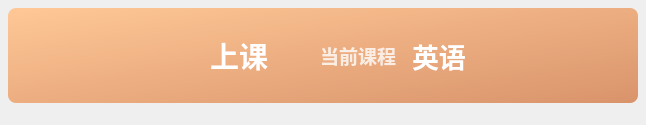
<?xml version="1.0" encoding="UTF-8"?>
<ui version="4.0">
 <class>Form</class>
 <widget class="QWidget" name="Form">
  <property name="geometry">
   <rect>
    <x>0</x>
    <y>0</y>
    <width>646</width>
    <height>125</height>
   </rect>
  </property>
  <property name="minimumSize">
   <size>
    <width>0</width>
    <height>0</height>
   </size>
  </property>
  <property name="maximumSize">
   <size>
    <width>16777215</width>
    <height>65536</height>
   </size>
  </property>
  <property name="windowTitle">
   <string>Form</string>
  </property>
  <layout class="QHBoxLayout" name="horizontalLayout">
   <property name="leftMargin">
    <number>8</number>
   </property>
   <property name="topMargin">
    <number>8</number>
   </property>
   <property name="rightMargin">
    <number>8</number>
   </property>
   <property name="bottomMargin">
    <number>22</number>
   </property>
   <item>
    <widget class="QFrame" name="backgnd">
     <property name="styleSheet">
      <string notr="true">border: none;
color: rgba(255, 255, 255, 255); 
font-weight: bold; 
border-radius: 8px; 
background-color: qlineargradient(spread:pad, x1:0, y1:0, x2:1, y2:1, stop:0 rgba(255, 200, 150, 255), stop:1 rgba(217, 147, 107, 255));</string>
     </property>
     <property name="frameShape">
      <enum>QFrame::StyledPanel</enum>
     </property>
     <property name="frameShadow">
      <enum>QFrame::Raised</enum>
     </property>
     <layout class="QHBoxLayout" name="horizontalLayout_3">
      <property name="spacing">
       <number>0</number>
      </property>
      <property name="leftMargin">
       <number>0</number>
      </property>
      <property name="topMargin">
       <number>0</number>
      </property>
      <property name="rightMargin">
       <number>0</number>
      </property>
      <property name="bottomMargin">
       <number>0</number>
      </property>
      <item>
       <layout class="QHBoxLayout" name="horizontalLayout_2">
        <property name="spacing">
         <number>52</number>
        </property>
        <item>
         <spacer name="horizontalSpacer">
          <property name="orientation">
           <enum>Qt::Horizontal</enum>
          </property>
          <property name="sizeHint" stdset="0">
           <size>
            <width>40</width>
            <height>20</height>
           </size>
          </property>
         </spacer>
        </item>
        <item>
         <layout class="QHBoxLayout" name="horizontalLayout_4">
          <property name="spacing">
           <number>23</number>
          </property>
          <item>
           <widget class="QLabel" name="icon">
            <property name="styleSheet">
             <string notr="true">background: transparent</string>
            </property>
            <property name="text">
             <string/>
            </property>
            <property name="pixmap">
             <pixmap>../../img/attend_class.svg</pixmap>
            </property>
           </widget>
          </item>
          <item>
           <widget class="QLabel" name="title">
            <property name="font">
             <font>
              <family>Microsoft YaHei UI</family>
              <pointsize>22</pointsize>
              <weight>75</weight>
              <bold>true</bold>
             </font>
            </property>
            <property name="styleSheet">
             <string notr="true">color: rgb(255, 255, 255);
background: transparent</string>
            </property>
            <property name="text">
             <string>上课</string>
            </property>
           </widget>
          </item>
         </layout>
        </item>
        <item>
         <layout class="QHBoxLayout" name="horizontalLayout_5">
          <property name="spacing">
           <number>16</number>
          </property>
          <item>
           <widget class="QLabel" name="subtitle">
            <property name="font">
             <font>
              <family>Microsoft YaHei UI</family>
              <pointsize>14</pointsize>
              <weight>75</weight>
              <italic>false</italic>
              <bold>true</bold>
             </font>
            </property>
            <property name="styleSheet">
             <string notr="true">background: transparent;
font-weight: bold;
color: rgba(255, 255, 255, 200);</string>
            </property>
            <property name="text">
             <string>当前课程</string>
            </property>
           </widget>
          </item>
          <item>
           <widget class="QLabel" name="lesson">
            <property name="font">
             <font>
              <family>Microsoft YaHei UI</family>
              <pointsize>20</pointsize>
              <weight>75</weight>
              <bold>true</bold>
             </font>
            </property>
            <property name="styleSheet">
             <string notr="true">color: rgb(255, 255, 255);
background: transparent</string>
            </property>
            <property name="text">
             <string>英语</string>
            </property>
            <property name="alignment">
             <set>Qt::AlignLeading|Qt::AlignLeft|Qt::AlignVCenter</set>
            </property>
           </widget>
          </item>
         </layout>
        </item>
        <item>
         <spacer name="horizontalSpacer_2">
          <property name="orientation">
           <enum>Qt::Horizontal</enum>
          </property>
          <property name="sizeHint" stdset="0">
           <size>
            <width>40</width>
            <height>20</height>
           </size>
          </property>
         </spacer>
        </item>
       </layout>
      </item>
     </layout>
    </widget>
   </item>
  </layout>
 </widget>
 <resources/>
 <connections/>
</ui>
